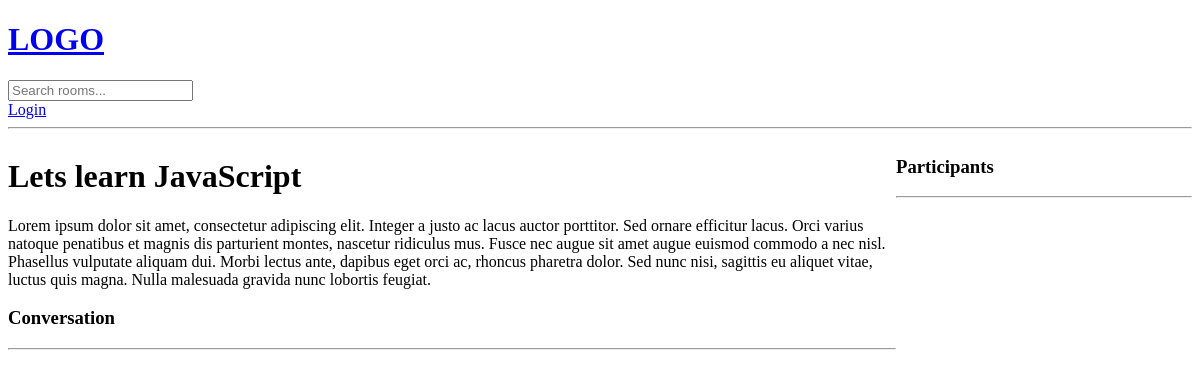
The app's page /room/1/, older data.
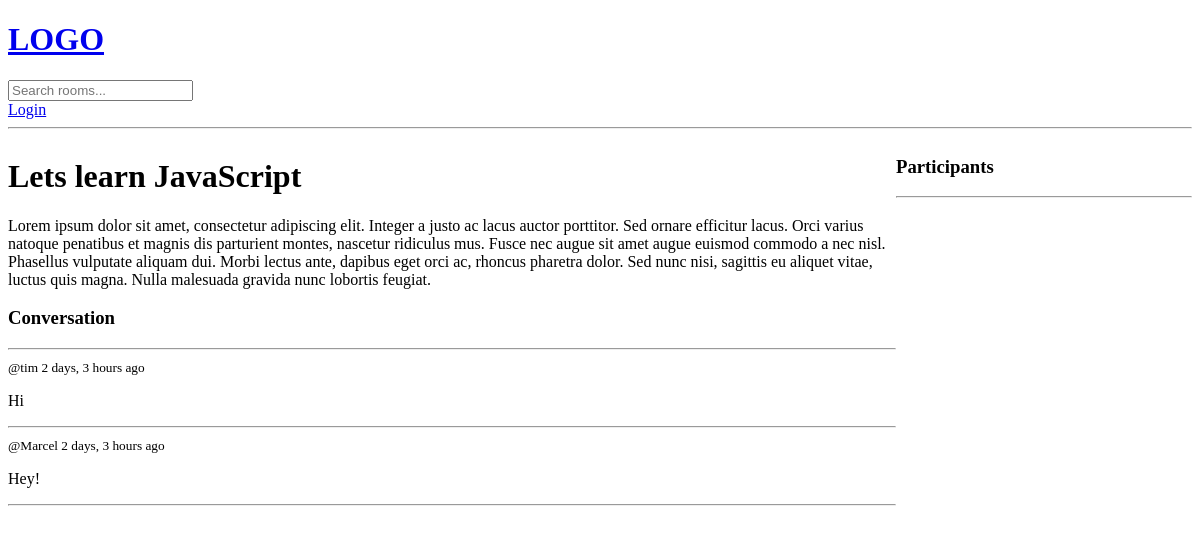
The same page, newer data.
### base/models.py (models this page shows, shortened)
class Message(models.Model):
    user = models.ForeignKey(User, on_delete=models.CASCADE)
    room = models.ForeignKey(Room, on_delete=models.CASCADE)
    body = models.TextField()
    updated = models.DateTimeField(auto_now=True)
    created = models.DateTimeField(auto_now_add=True)

### base/views.py (the view, shortened to what this page needs)
# urls.py: path('room/<str:pk>/', views.room, name='room'),
def room(request, pk):
    room = Room.objects.get(id=pk)
    room_messages = room.message_set.all().order_by('-created')
    participants = room.participants.all()
    context = {'room': room, 'room_messages': room_messages, 'participants': participants}
    return render(request, 'base/room.html', context)

### base/templates/base/room.html (shortened to what this page needs)
{% extends 'main.html' %}
{% block content %}
<div class="room-container">
    <div>
        <h1>{{room.name}}</h1>
        <p>{{room.description}}</p>
        <div class="comment-wrapper">
            <h3>Conversation</h3>
            <hr>
            {% for message in room_messages %}
                <div>
                    <small>@{{message.user}}  {{message.created|timesince}} ago</small>
                    <p>{{message.body}}</p>
                    <hr>
                </div>
            {% endfor %}
        </div>
    </div>
    <div>
        <h3>Participants</h3>
        <hr>
    </div>
</div>
{% endblock %}

Row changes from the older to the newer data that the page shows:
added Message: user "tim", created "2 days, 3 hours", body "Hi"
added Message: user "Marcel", created "2 days, 3 hours", body "Hey!"
